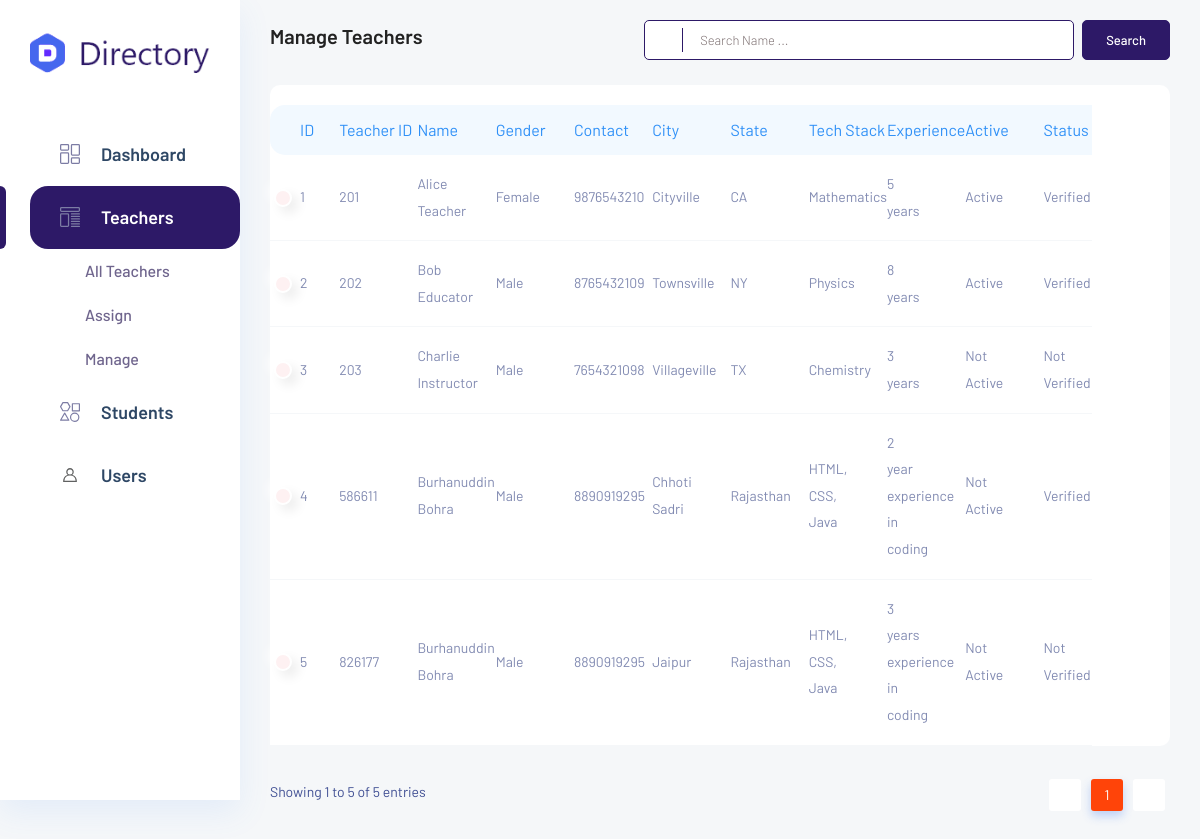
The app's page /admin/Dashboard/manage_teacher.php, older data.
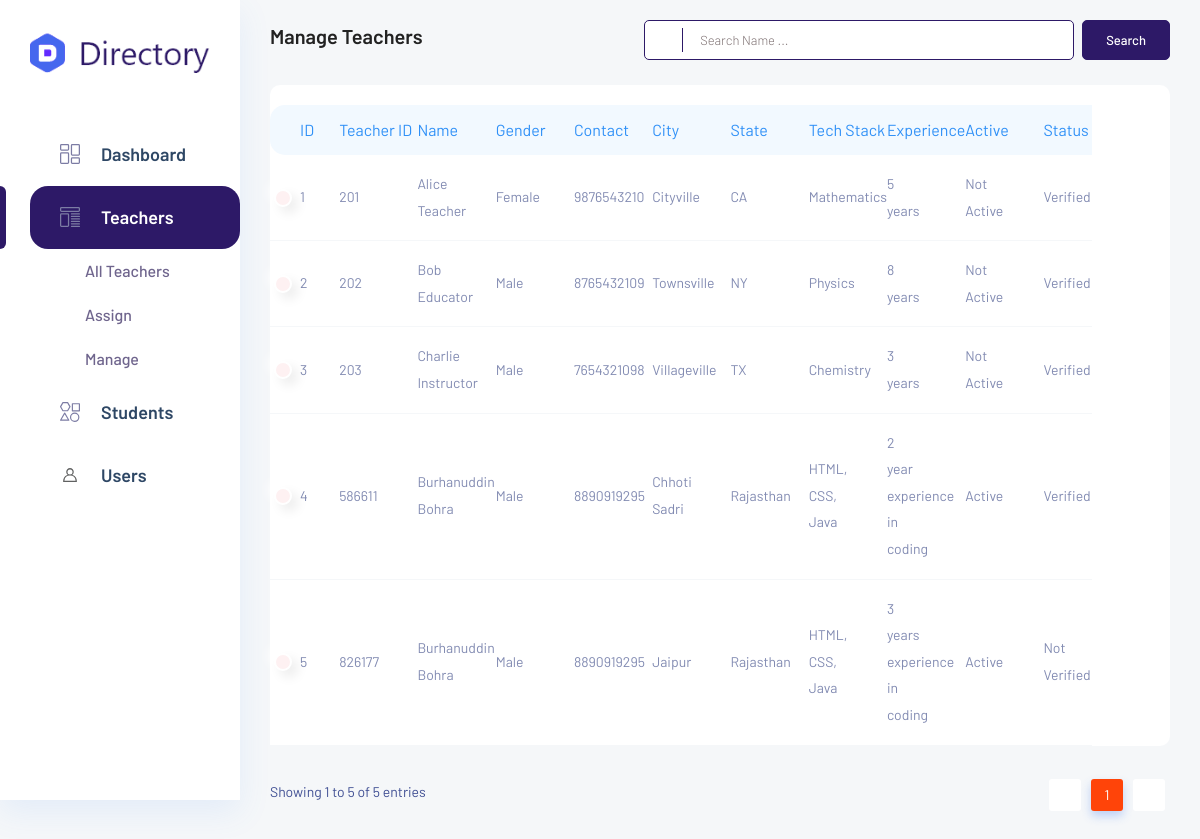
The same page, newer data.
### tables this page shows
CREATE TABLE `teacher` (
  `id` int(11) NOT NULL,
  `teacher_id` int(255) NOT NULL,
  `photo` varchar(255) NOT NULL,
  `name` varchar(255) NOT NULL,
  `email` varchar(255) NOT NULL,
  `contact` varchar(20) NOT NULL,
  `age` varchar(20) NOT NULL,
  `gender` varchar(20) NOT NULL,
  `tech_stack` varchar(255) NOT NULL,
  `experience` varchar(255) NOT NULL,
  `resume` varchar(255) NOT NULL,
  `address` varchar(255) NOT NULL,
  `city` varchar(255) NOT NULL,
  `state` varchar(50) NOT NULL,
  `pin` varchar(20) NOT NULL,
  `created_at` datetime NOT NULL DEFAULT current_timestamp(),
  `active` int(11) NOT NULL DEFAULT 0,
  `verified` int(11) NOT NULL DEFAULT 0
);

### admin/Dashboard/manage_teacher.php (the view, shortened to what the changed rows need)
<?php
include ('includes/config.php');
$sql = "SELECT * FROM teacher";
$result = $dbh->query($sql);
$teachers = $result->fetchAll(PDO::FETCH_ASSOC);
?>
<!DOCTYPE html>
<html lang="zxx">
<head>
    <link rel="stylesheet" href="css/bootstrap1.min.css">
    <link rel="stylesheet" href="vendors/themefy_icon/themify-icons.css">
    <link rel="stylesheet" href="vendors/swiper_slider/css/swiper.min.css">
    <link rel="stylesheet" href="vendors/select2/css/select2.min.css">
    <link rel="stylesheet" href="vendors/niceselect/css/nice-select.css">
    <link rel="stylesheet" href="vendors/owl_carousel/css/owl.carousel.css">
    <link rel="stylesheet" href="vendors/gijgo/gijgo.min.css">
    <link rel="stylesheet" href="vendors/font_awesome/css/all.min.css">
    <link rel="stylesheet" href="vendors/tagsinput/tagsinput.css">
    <link rel="stylesheet" href="vendors/datatable/css/jquery.dataTables.min.css">
    <link rel="stylesheet" href="vendors/datatable/css/responsive.dataTables.min.css">
    <link rel="stylesheet" href="vendors/datatable/css/buttons.dataTables.min.css">
    <link rel="stylesheet" href="vendors/text_editor/summernote-bs4.css">
    <link rel="stylesheet" href="vendors/morris/morris.css">
    <link rel="stylesheet" href="vendors/material_icon/material-icons.css">
    <link rel="stylesheet" href="css/metisMenu.css">
    <link rel="stylesheet" href="css/style1.css">
    <link rel="stylesheet" href="css/colors/default.css" id="colorSkinCSS">
</head>
<body class="crm_body_bg">
    <section class="main_content dashboard_part">
        <div class="main_content_iner ">
            <div class="container-fluid p-0">
                <div class="row justify-content-center">
                    <div class="col-12">
                        <div class="QA_section">
                            <div class="QA_table mb_30 table-container">
                                <table class="table lms_table_active" style="table-layout: fixed; width: 100%;">
                                    <col style="width: 10px;">
                                    <col style="width: 20px;">
                                    <col style="width: 20px;">
                                    <col style="width: 20px;">
                                    <col style="width: 20px;">
                                    <col style="width: 20px;">
                                    <col style="width: 20px;">
                                    <col style="width: 20px;">
                                    <col style="width: 20px;">
                                    <col style="width: 20px;">
                                    <col style="width: 20px;">
                                    <col style="width: 20px;">
                                    <thead>
                                        <tr>
                                            <th scope="col">ID</th>
                                            <th scope="col">Teacher ID</th>
                                            <th scope="col">Name</th>
                                            <th scope="col">Gender</th>
                                            <th scope="col">Contact</th>
                                            <th scope="col">City</th>
                                            <th scope="col">State</th>
                                            <th scope="col">Tech Stack</th>
                                            <th scope="col">Experience</th>
                                            <th scope="col">Active</th>
                                            <th scope="col">Status</th>
                                        </tr>
                                    </thead>
                                    <tbody>
                                        <?php foreach ($teachers as $teacher): ?>
                                            <tr>
                                                <td>
                                                    <?php echo $teacher['id']; ?>
                                                </td>
                                                <td>
                                                    <?php echo $teacher['teacher_id']; ?>
                                                </td>
                                                <td>
                                                    <?php echo $teacher['name']; ?>
                                                </td>
                                                <td>
                                                    <?php echo $teacher['gender']; ?>
                                                </td>
                                                <td>
                                                    <?php echo $teacher['contact']; ?>
                                                </td>
                                                <td>
                                                    <?php echo $teacher['city']; ?>
                                                </td>
                                                <td>
                                                    <?php echo $teacher['state']; ?>
                                                </td>
                                                <td>
                                                    <?php echo $teacher['tech_stack']; ?>
                                                </td>
                                                <td>
                                                    <?php echo $teacher['experience']; ?>
                                                </td>
                                                <td>
                                                    <?php echo $teacher['active'] == 1 ? 'Active' : 'Not Active'; ?>
                                                </td>
                                                <td>
                                                    <?php echo $teacher['verified'] == 1 ? 'Verified' : 'Not Verified'; ?>
                                                </td>
                                            </tr>
                                        <?php endforeach; ?>
                                    </tbody>
                                </table>
                            </div>
                        </div>
                    </div>
                </div>
            </div>
        </div>
    </section>
</body>
</html>

Row changes from the older to the newer data that the page shows:
changed teacher "Alice Teacher": active "Active" → "Not Active"
changed teacher "Bob Educator": active "Active" → "Not Active"
changed teacher "Charlie Instructor": verified "Not Verified" → "Verified"
changed teacher "Chhoti Sadri": active "Not Active" → "Active"
changed teacher "Jaipur": active "Not Active" → "Active"
